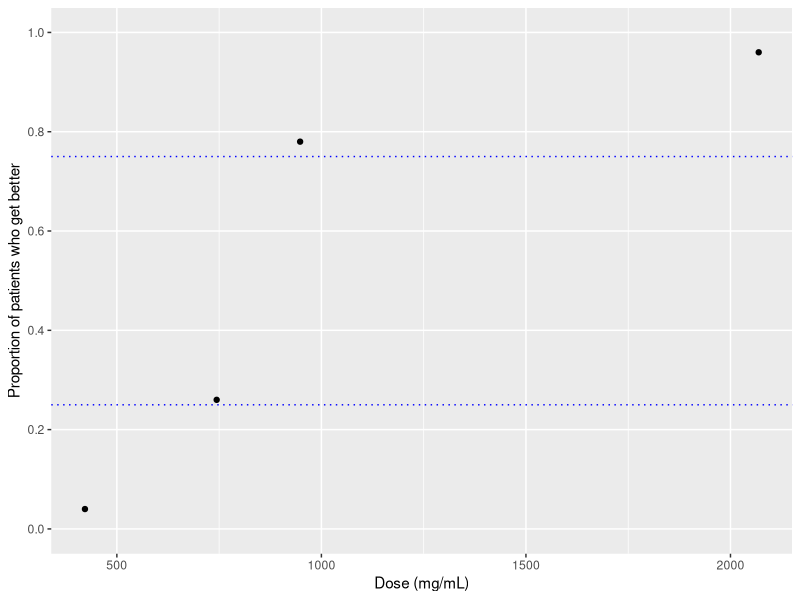
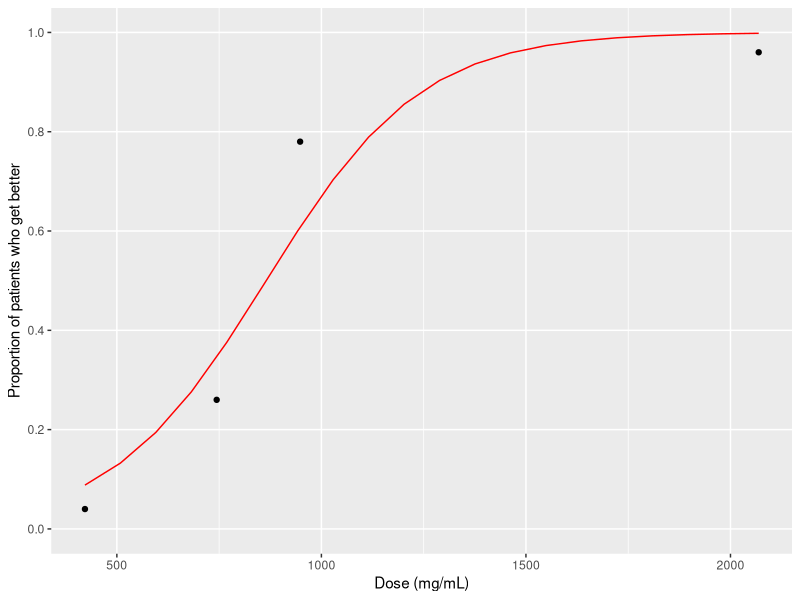
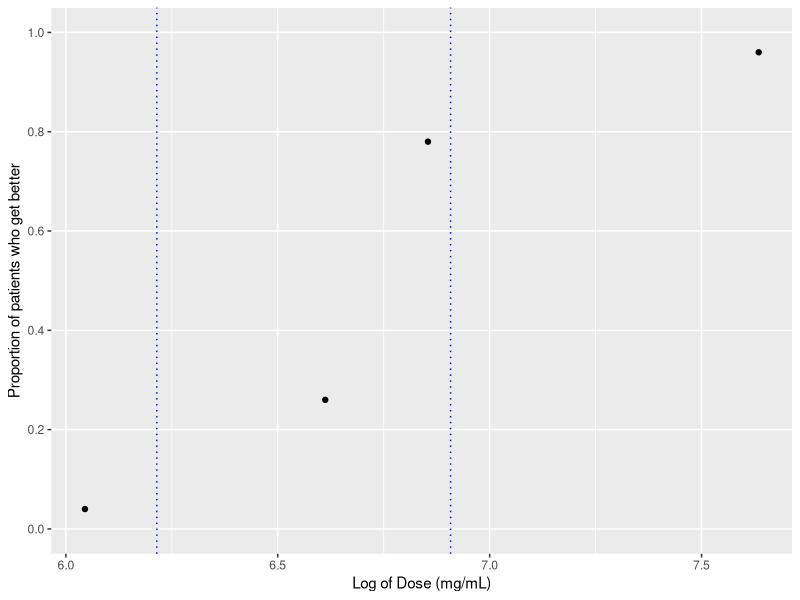
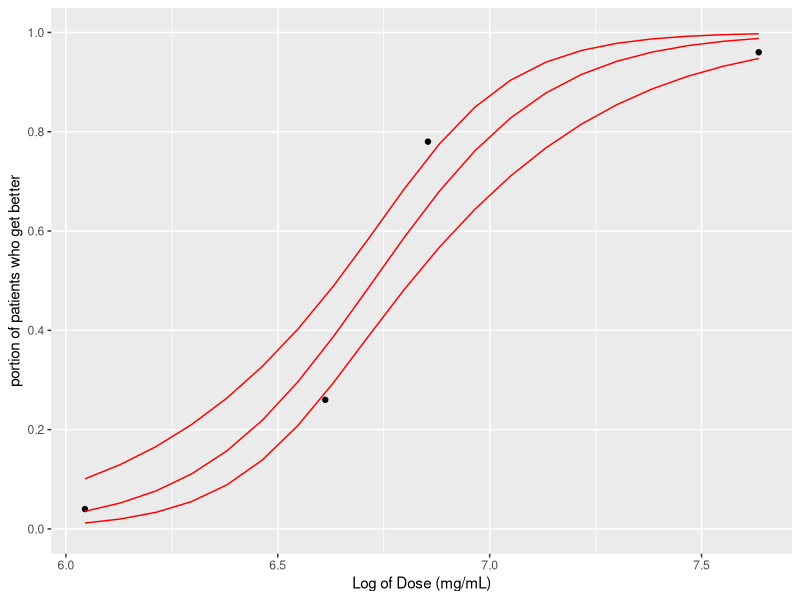

Recreate these plots in R, in order.
# STATISTICAL MODELLING


# Add Libraries -----------------------------------------------------------
lib <- c('dplyr', 'ggplot2', 'MASS')
lapply(lib, library, character.only = T)
rm(lib)


# Data --------------------------------------------------------------------
Patient_group <- c(1,2,3,4) #i
Dose <- c(422,744,948,2069) #di
Number_treated <- c(50,50,50,50) #ni
Number_better <- c(2,13,39,48) #yi

#
# Put the data in a data frame
#
experiment_df <- data.frame(Patient_group, Dose, Number_treated, Number_better)
experiment_df


# Statistical Modelling Part (a)* -----------------------------------------
## Calculate the proportion of patients who gets better with the new medicine and
## use ggplot2 to visualize these data. 

#
# Work out proportions with reduced blood pressure 
#
experiment_df <- experiment_df %>% mutate(Proportion_reduced = Number_better / Number_treated)
experiment_df

# 
# Plot these proportions
#
ggplot(experiment_df, aes(x = Dose, y = Proportion_reduced)) +
 geom_point() +
 geom_hline(yintercept=.25,linetype='dotted',col='blue')+
 geom_hline(yintercept=.75,linetype='dotted',col='blue')+
 labs(x = "Dose (mg/mL)",
      y = "Proportion of patients who get better") +
 scale_y_continuous(breaks = c(0, 0.2, 0.4, 0.6, 0.8, 1),
                    minor_breaks = NULL,
                    limits = c(0, 1))

## What can you conclude from the plot?

print("A dose of 500mg/ml or less has no real impact on the proportion of patients who get better (less than 4%). There is a reasonable increase at around the 750mg/ml as it reaches over 20% of the patients. However, the best increase is when the dose is increased to 1000mg/ml with nearly 80% of patients getting better. To increase the proportion of patients to just under 100%, it appears that the dose needs to be more than double to above 2000mg/ml. This is comparable with the current COVID vacinations which see a large increase from the first dose and almost complete immunity with a second dose.")


# Statistical Modelling Part (b)* -----------------------------------------

##QUESTION
## Fit the model in the frequentist framework and report hat beta_0 (intercept)
## and hat beta_1 (Dose (x))

# Fitting the binary logistic regression model
m <- glm(cbind(Number_better, 
               Number_treated - Number_better) ~ Dose, 
         family = binomial, 
         data = experiment_df)

# Maximum likelihood estimates - hat_beta_0 and hat_beta_1 of the parameters beta_0 and beta_1
beta_0_hat <- coef(m)[1]
beta_0_hat

beta_1_hat <- coef(m)[2]
beta_1_hat

# Confidence intervals for beta_0 and beta_1
confint(m)


# Visualization of the fitted model

# Number of Dose points at which to predict
N <- 20

# Sequence of Dose values
Dose_seq <- seq(from = min(Dose), to = max(Dose), length = N)

# Predict beta_0 + beta_1 x = beta_0 + beta_1 Dose at these values
# The predicted values are given by hat beta_0 + hat beta_1 Dose
eta_seq <- predict(m, # Model, and new data:
                   newdata = data.frame(Dose = Dose_seq))

# Transform to probabilities
p_seq <- exp(eta_seq) / (1 + exp(eta_seq))

# Put these values into a data frame
predictions_df <- data.frame(Dose_seq, eta_seq, p_seq)

# Add to the ggplot
ggplot(experiment_df, aes(x = Dose, y = Proportion_reduced)) +
 geom_point() +
 # Add the estimated values of p (predictions)
 geom_line(aes(x = Dose_seq, 
               y = p_seq), 
           data = predictions_df, # Stored in this data frame
           colour = "red") +
 labs(x = "Dose (mg/mL)",
      y = "Proportion of patients who get better") +
 scale_y_continuous(breaks = c(0, 0.2, 0.4, 0.6, 0.8, 1),
                    minor_breaks = NULL,
                    limits = c(0, 1))



# Statistical Modelling Part (c)*** ---------------------------------------
# Logarithmic Model

## QUESTION
## Create a similar plot to that produced in part (a) to visualise log(di)
## against the proportion of Covid-19 patients who gets better and compare the
## two plots.

# Work out the log of the dose and add to data frame
experiment_df <- experiment_df %>% mutate(Log_Dose = log(Dose))
experiment_df

# Plot these proportions
ggplot(experiment_df, aes(x = Log_Dose, y = Proportion_reduced)) +
 geom_point() +
 geom_vline(xintercept=log(500),linetype='dotted',col='blue')+
 geom_vline(xintercept=log(1000),linetype='dotted',col='blue')+
 labs(x = "Log of Dose (mg/mL)",
      y = "Proportion of patients who get better") +
 scale_y_continuous(breaks = c(0, 0.2, 0.4, 0.6, 0.8, 1),
                    minor_breaks = NULL,
                    limits = c(0, 1))


## QUESTION
## What do you conclude?

print("############################## INSERT ANSWER HERE ##############################")


# Fitting the binary logistic regression model
# glm needs the number of successes and the number of failures
m_log <- glm(cbind(Number_better, 
               Number_treated - Number_better) ~ Log_Dose, 
         family = binomial, 
         data = experiment_df)

## QUESTION
## Fit the logarithmic model in the frequentist framework, report hat_beta_0 and hat_beta_1
beta_0_hat <- coef(m_log)[1]
beta_0_hat

beta_1_hat <- coef(m_log)[2]
beta_1_hat


## QUESTION
## Calculate the 95% confidence intervals for beta_0 and beta_1.
confint(m_log)


## QUESTION
## Which of the two frequentist models considered in parts (b) and (c) (the standard or the logarithmic model) do you prefer? Why?

print("Due to the size of the data set it is difficult to see any difference in the graph as using a log in this case would help with data being compacted and needing to be scaled out in magnatude. As such there is no real benefit to this model. This model does however produce a more confusng graph as the x axis is in units of Log of Dose which is mre confusing that just the standard in graph a of dose as mg/ml. Graph a will be easier to read by many medical professionals as well as general people due to the accessability of this label. In a time of over whelming data accessability is key to helping people understand data and provide information.")


# Statistical Modelling Part (d)** ----------------------------------------

## QUESTION
## Use the logarithmic model implemented in part (c) to predict the probabilities that Covid-19 patients who receive doses of 600, 800 and 1500 mg/mL of the medicine get better. In addition, calculate the 95% confidence intervals for each prediction.

## Indirect Method
Dose_new <- c(log(600),log(800),log(1500))

# Estimated value of eta and associated standard error at Dose_new
eta_hat <- predict(m_log, 
               newdata = data.frame(Log_Dose = Dose_new),
               se.fit = TRUE) # Extract the standard errors

# Approximate 95% confidence interval for eta
eta_estimate_ci <- c(estimate =eta_hat$fit, 
                     lower = eta_hat$fit - 2 * eta_hat$se.fit, # Lower limit
                     upper = eta_hat$fit + 2 * eta_hat$se.fit) # Upper limit

# Convert to a confidence interval for p
p_estimate_ci <- exp(eta_estimate_ci) / (1 + exp(eta_estimate_ci))

data.frame(exp(Dose_new), p_estimate_ci)


## QUESTION
## What can you conclude from these results?

print("As the dose increases the probability of getting better increases.")


## Direct Method
p_hat_direct <- predict(m_log, 
               newdata = data.frame(Log_Dose = Dose_new),
               type = "response", # Prediction of p, not eta
               se.fit = TRUE) # Extract the standard errors

# Confidence interval for p
p_estimate_ci_direct <- c(estimate = p_hat_direct$fit,
                            lower = p_hat_direct$fit - 2 * p_hat_direct$se.fit, # Lower limit
                            upper = p_hat_direct$fit + 2 * p_hat_direct$se.fit) # Upper limit

data.frame(exp(Dose_new), p_estimate_ci_direct)

## QUESTION
## Which one of the two methods is generally recommended? Why?

print("It is generally recommended to use the indirect method as it provides more accurate results more regularly than the direct method. This is not evident in the currnet data set, but this is most likely due to its small size.")

# Statistical Modelling Part (e)** ----------------------------------------

## QUESTION
## Use the logarithmic model implemented in part (c) to produce the plot below, with 95% confidence intervals obtained using the indirect method, and comment on it.


Dose_seq_log <- seq(from = min(log(Dose)), to = max(log(Dose)), length = N)

# Obtain the estimated values of eta and associated standard errors at a sequence of Dose values
eta_seq_log <- predict(m_log, 
                  newdata = data.frame(Log_Dose = Dose_seq_log),
                  se.fit = TRUE) # Extract the standard errors

# Transform estimated values of eta to probabilities 
p_seq_log <- exp(eta_seq_log$fit) / (1 + exp(eta_seq_log$fit))

#  Confidence intervals for eta, saved in a matrix 
eta_seq_log_ci <- cbind(eta_seq_log$fit - 2 * eta_seq_log$se.fit, # Lower limits
                        eta_seq_log$fit + 2 * eta_seq_log$se.fit) # Upper limits

# Convert to ** confidence intervals for p **
p_seq_log_ci <- 
  exp(eta_seq_log_ci) / (1 + exp(eta_seq_log_ci))

# Put all these values into a data frame
predictions_df_log <- data.frame(Dose_seq_log,  
                             p_seq_log = p_seq_log, # Estimated values of p
                              # Lower confidence limits
                             p_lower_log = p_seq_log_ci[,1],
                              # Upper confidence limits
                             p_upper_log = p_seq_log_ci[,2])

# Add to the ggplot 
ggplot(experiment_df, aes(x = Log_Dose, y = Proportion_reduced)) +
  geom_point() +
   # Add the estimated values of p (predictions)
  geom_line(aes(x = Dose_seq_log, 
                y = p_seq_log), 
            data = predictions_df_log, # Stored in this data frame
            colour = "red") +
   # Add the lower confidence limits
  geom_line(aes(x = Dose_seq_log, 
                y = p_lower_log), 
            data = predictions_df_log, # Stored in this data frame
            colour = "red") +
     # Add the upper confidence limits
  geom_line(aes(x = Dose_seq_log, 
                y = p_upper_log), 
            data = predictions_df_log, # Stored in this data frame
            colour = "red") +
  labs(x = "Log of Dose (mg/mL)",
       y = "portion of patients who get better") +
  scale_y_continuous(breaks = c(0, 0.2, 0.4, 0.6, 0.8, 1),
                     minor_breaks = NULL,
                     limits = c(0, 1))


## QUESTION
## In addition, perform a suitable statistical test to check whether the logarithmic model is adequate. 

# The hypotheses are:
# Null hypothesis H0: Model (2) provides an adequate fit to the data
# Alternative hypothesis H1: Model (2) does not provide an adequate fit to the data.

# Null hypothesis H0: The model as it stands is useful.
# Alternative hypothesis H1: The model as it stands is NOT useful.

p_value <- pchisq(deviance(m_log),# Specify the model under consideration
            df.residual(m_log),
            lower = FALSE)
p_value

## QUESTION
## State your hypotheses and conclusions carefully.
print("P-value is less than 0.05 and thus the null hypothesis is rejected signifiying that this model is not an adequete fit to the data or in other words is not useful.") 


# Statistical Modelling Part (f)** ----------------------------------------

## QUESTION
## Fit the quadratic model in the frequentist framework and report hat_beta_0, hat_beta_1 and hat_beta_2.
m_log_log2 <- glm(cbind(Number_better, 
                        Number_treated - Number_better) ~ Log_Dose + I(Log_Dose^2), 
                family = binomial, 
                data = experiment_df)

## QUESTION
## Fit the logarithmic model in the frequentist framework, report hat_beta_0, hat_beta_1 and hat_beta_2
beta_0_hat <- coef(m_log_log2)[1]
  beta_0_hat
beta_1_hat <- coef(m_log_log2)[2]
  beta_1_hat
beta_2_hat <- coef(m_log_log2)[3]
  beta_2_hat

## QUESTION
## Perform a frequentist hypothesis test of size 0.05 of whether beta_2 is statistically significant and report your conclusion with justification. 

# The hypotheses are:
# Null hypothesis H0: Model (2) provides an adequate fit to the data
# Alternative hypothesis H1: Model (2) does not provide an adequate fit to the data.

# Null hypothesis H0: The model as it stands is useful.
# Alternative hypothesis H1: The model as it stands is NOT useful.

p_value <- pchisq(deviance(m_log_log2),# Specify the model under consideration
            df.residual(m_log_log2),
            lower = FALSE)
p_value

## QUESTION
## State your hypotheses and conclusions carefully.
print("P-value is less than 0.05 and thus the null hypothesis is rejected signifiying that this model is not an adequete fit to the data or in other words is not useful.") 


## QUESTION
## In addition, report the 95% confidence interval for beta_2. Does this result confirm the conclusion of the hypothesis test?
# confint(m_log_log2)
tail(confint(m_log_log2),1)



# Statistical Modelling Part (g)* ----------------------------------------

## QUESTION
## Use the analysis of Deviance method to compare the logarithmic model fitted in part (c) with the quadratic model fitted in part (f). State your hypotheses and conclusions carefully.
Deviance_c_log <- deviance(m_log)
Deviance_c_log
Deviance_f_log_log2 <- deviance(m_log_log2)
Deviance_f_log_log2

#  Difference in deviances 
Deviance_c_log - Deviance_f_log_log2

# Compare the models
#
# H_0: Model C is adequate compared to Model F
# H_1: Model C is not adequate compared to Model F
#
AnovaTest <- anova(m_log, m_log_log2, test = "Chisq")
AnovaTest[2,5]

print("Here, there p-value is 0.23. As this is greater than 0.05, we do not reject the null hypothesis and so Model C is adequate compared to Model F. In other words beta_2 = 0. Thus Model C is preferred over Model F")
